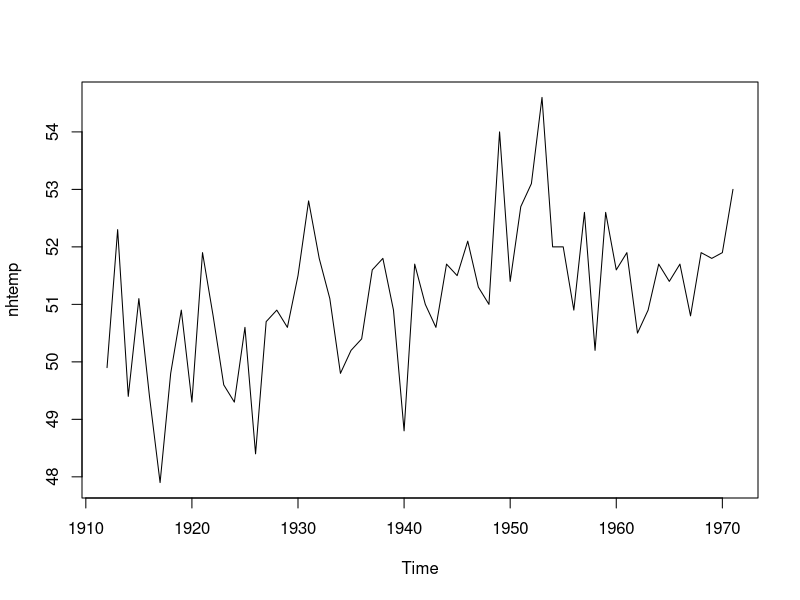

Reproduce this figure in R. (Note: this script raises an error after producing the figure.)
#Simple exponential smoothing

plot(nhtemp)
fit <- ets(nhtemp,model='ANN')

fit

pred<-forecast(fit,1)

pred

plot(pred,xlab='Year',ylab='Temp')

accuracy(fit)

#Exponential smoothing with level,slope, and seasonal components

fit1 <- ets(log(AirPassengers),model = 'AAA')

accuracy(fit1)

pred1 <- forecast(fit1,5)

pred1

plot(pred1,xlab="Time",ylab="log(Airpassengers)",main='Forecast for Air Travel')

pred1$mean <- exp(pred1$mean)



